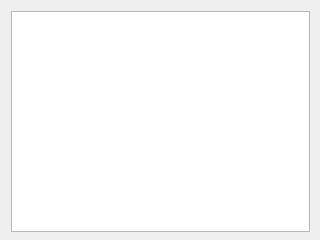
<?xml version="1.0" encoding="UTF-8"?>
<ui version="4.0">
 <class>updateWindow</class>
 <widget class="QDialog" name="updateWindow">
  <property name="geometry">
   <rect>
    <x>0</x>
    <y>0</y>
    <width>320</width>
    <height>240</height>
   </rect>
  </property>
  <property name="minimumSize">
   <size>
    <width>320</width>
    <height>240</height>
   </size>
  </property>
  <property name="maximumSize">
   <size>
    <width>320</width>
    <height>240</height>
   </size>
  </property>
  <property name="windowTitle">
   <string>Dialog</string>
  </property>
  <widget class="QTextEdit" name="textEdit">
   <property name="geometry">
    <rect>
     <x>11</x>
     <y>11</y>
     <width>299</width>
     <height>221</height>
    </rect>
   </property>
   <property name="minimumSize">
    <size>
     <width>299</width>
     <height>196</height>
    </size>
   </property>
   <property name="undoRedoEnabled">
    <bool>false</bool>
   </property>
   <property name="readOnly">
    <bool>true</bool>
   </property>
  </widget>
 </widget>
 <resources/>
 <connections/>
</ui>
